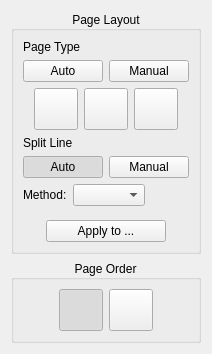
<?xml version="1.0" encoding="UTF-8"?>
<ui version="4.0">
 <class>page_split::OptionsWidget</class>
 <widget class="QWidget" name="page_split::OptionsWidget">
  <property name="geometry">
   <rect>
    <x>0</x>
    <y>0</y>
    <width>199</width>
    <height>219</height>
   </rect>
  </property>
  <property name="sizePolicy">
   <sizepolicy hsizetype="Ignored" vsizetype="Ignored">
    <horstretch>0</horstretch>
    <verstretch>0</verstretch>
   </sizepolicy>
  </property>
  <property name="windowTitle">
   <string notr="true">Form</string>
  </property>
  <layout class="QVBoxLayout" name="verticalLayout_3">
   <item>
    <widget class="CollapsibleGroupBox" name="pageLayoutGroup">
     <property name="title">
      <string>Page Layout</string>
     </property>
     <property name="alignment">
      <set>Qt::AlignCenter</set>
     </property>
     <layout class="QVBoxLayout" name="verticalLayout">
      <item>
       <widget class="SectionHeading" name="layoutTypeHeading">
        <property name="text">
         <string>Page Type</string>
        </property>
        <property name="first">
         <bool>true</bool>
        </property>
       </widget>
      </item>
      <item>
       <layout class="QHBoxLayout" name="layoutModeLayout">
        <item>
         <widget class="QPushButton" name="layoutAutoBtn">
          <property name="toolTip">
           <string>Detect the page type automatically.</string>
          </property>
          <property name="text">
           <string>Auto</string>
          </property>
          <property name="checkable">
           <bool>true</bool>
          </property>
          <property name="autoExclusive">
           <bool>true</bool>
          </property>
         </widget>
        </item>
        <item>
         <widget class="QPushButton" name="layoutManualBtn">
          <property name="toolTip">
           <string>Keep the page type chosen below.</string>
          </property>
          <property name="text">
           <string>Manual</string>
          </property>
          <property name="checkable">
           <bool>true</bool>
          </property>
          <property name="autoExclusive">
           <bool>true</bool>
          </property>
         </widget>
        </item>
       </layout>
      </item>
      <item>
       <layout class="QHBoxLayout" name="horizontalLayout">
        <property name="sizeConstraint">
         <enum>QLayout::SetDefaultConstraint</enum>
        </property>
        <item>
         <spacer name="horizontalSpacer">
          <property name="orientation">
           <enum>Qt::Horizontal</enum>
          </property>
          <property name="sizeHint" stdset="0">
           <size>
            <width>1</width>
            <height>1</height>
           </size>
          </property>
         </spacer>
        </item>
        <item>
         <widget class="QToolButton" name="singlePageUncutBtn">
          <property name="focusPolicy">
           <enum>Qt::StrongFocus</enum>
          </property>
          <property name="minimumSize">
           <size>
            <width>42</width>
            <height>42</height>
           </size>
          </property>
          <property name="toolTip">
           <string>One page, not split.</string>
          </property>
          <property name="icon">
           <iconset resource="../../../../resources/resources.qrc">
            <normaloff>:/icons/single_page_uncut.svg</normaloff>:/icons/single_page_uncut.svg</iconset>
          </property>
          <property name="iconSize">
           <size>
            <width>36</width>
            <height>36</height>
           </size>
          </property>
          <property name="checkable">
           <bool>true</bool>
          </property>
          <property name="checked">
           <bool>false</bool>
          </property>
          <property name="autoExclusive">
           <bool>true</bool>
          </property>
         </widget>
        </item>
        <item>
         <widget class="QToolButton" name="pagePlusOffcutBtn">
          <property name="focusPolicy">
           <enum>Qt::StrongFocus</enum>
          </property>
          <property name="minimumSize">
           <size>
            <width>42</width>
            <height>42</height>
           </size>
          </property>
          <property name="toolTip">
           <string>One page and a strip to cut off, such as the edge of the opposite page.</string>
          </property>
          <property name="icon">
           <iconset resource="../../../../resources/resources.qrc">
            <normaloff>:/icons/right_page_plus_offcut.svg</normaloff>:/icons/right_page_plus_offcut.svg</iconset>
          </property>
          <property name="iconSize">
           <size>
            <width>36</width>
            <height>36</height>
           </size>
          </property>
          <property name="checkable">
           <bool>true</bool>
          </property>
          <property name="checked">
           <bool>false</bool>
          </property>
          <property name="autoExclusive">
           <bool>true</bool>
          </property>
         </widget>
        </item>
        <item>
         <widget class="QToolButton" name="twoPagesBtn">
          <property name="focusPolicy">
           <enum>Qt::StrongFocus</enum>
          </property>
          <property name="minimumSize">
           <size>
            <width>42</width>
            <height>42</height>
           </size>
          </property>
          <property name="toolTip">
           <string>Two pages, split into two.</string>
          </property>
          <property name="icon">
           <iconset resource="../../../../resources/resources.qrc">
            <normaloff>:/icons/two_pages.svg</normaloff>:/icons/two_pages.svg</iconset>
          </property>
          <property name="iconSize">
           <size>
            <width>36</width>
            <height>36</height>
           </size>
          </property>
          <property name="checkable">
           <bool>true</bool>
          </property>
          <property name="autoExclusive">
           <bool>true</bool>
          </property>
         </widget>
        </item>
        <item>
         <spacer name="horizontalSpacer_2">
          <property name="orientation">
           <enum>Qt::Horizontal</enum>
          </property>
          <property name="sizeHint" stdset="0">
           <size>
            <width>1</width>
            <height>1</height>
           </size>
          </property>
         </spacer>
        </item>
       </layout>
      </item>
      <item>
       <widget class="QWidget" name="splitLineGroup">
        <layout class="QVBoxLayout" name="verticalLayout_2">
         <property name="leftMargin">
          <number>0</number>
         </property>
         <property name="topMargin">
          <number>0</number>
         </property>
         <property name="rightMargin">
          <number>0</number>
         </property>
         <property name="bottomMargin">
          <number>0</number>
         </property>
         <item>
          <widget class="SectionHeading" name="splitLineHeading">
           <property name="text">
            <string>Split Line</string>
           </property>
          </widget>
         </item>
         <item>
          <layout class="QHBoxLayout" name="horizontalLayout_3">
           <item>
            <widget class="QPushButton" name="autoBtn">
             <property name="toolTip">
              <string>Detect the split line automatically.</string>
             </property>
             <property name="text">
              <string>Auto</string>
             </property>
             <property name="checkable">
              <bool>true</bool>
             </property>
             <property name="checked">
              <bool>true</bool>
             </property>
             <property name="autoExclusive">
              <bool>true</bool>
             </property>
            </widget>
           </item>
           <item>
            <widget class="QPushButton" name="manualBtn">
             <property name="toolTip">
              <string>Keep the split line set by hand in the image.</string>
             </property>
             <property name="text">
              <string>Manual</string>
             </property>
             <property name="checkable">
              <bool>true</bool>
             </property>
             <property name="autoExclusive">
              <bool>true</bool>
             </property>
            </widget>
           </item>
          </layout>
         </item>
         <item>
          <layout class="QHBoxLayout" name="detectionMethodLayout">
           <item>
            <widget class="QLabel" name="detectionMethodLabel">
             <property name="buddy">
              <cstring>detectionMethodBox</cstring>
             </property>
             <property name="toolTip">
              <string>How the split line is detected automatically. &quot;Edges&quot; takes the vertical line closest to the center, which can be the edge of a photo. &quot;Spine line&quot; looks for the spine as a thin line that is darker than both sides of it over the whole height of the page; if it finds none, &quot;Edges&quot; is used.</string>
             </property>
             <property name="text">
              <string>Method:</string>
             </property>
            </widget>
           </item>
           <item>
            <widget class="QComboBox" name="detectionMethodBox">
             <property name="toolTip">
              <string>How the split line is detected automatically. &quot;Edges&quot; takes the vertical line closest to the center, which can be the edge of a photo. &quot;Spine line&quot; looks for the spine as a thin line that is darker than both sides of it over the whole height of the page; if it finds none, &quot;Edges&quot; is used.</string>
             </property>
            </widget>
           </item>
           <item>
            <spacer name="detectionMethodSpacer">
             <property name="orientation">
              <enum>Qt::Horizontal</enum>
             </property>
             <property name="sizeHint" stdset="0">
              <size>
               <width>1</width>
               <height>1</height>
              </size>
             </property>
            </spacer>
           </item>
          </layout>
         </item>
        </layout>
       </widget>
      </item>
      <item>
       <layout class="QHBoxLayout" name="applyLayout">
        <property name="topMargin">
         <number>8</number>
        </property>
        <item>
         <spacer>
          <property name="orientation">
           <enum>Qt::Horizontal</enum>
          </property>
          <property name="sizeHint" stdset="0">
           <size>
            <width>1</width>
            <height>1</height>
           </size>
          </property>
         </spacer>
        </item>
        <item>
         <widget class="QPushButton" name="applyToBtn">
          <property name="minimumSize">
           <size>
            <width>120</width>
            <height>0</height>
           </size>
          </property>
          <property name="toolTip">
           <string>Applies the page type of this page to other pages, and on request its split line.</string>
          </property>
          <property name="text">
           <string>Apply to ...</string>
          </property>
         </widget>
        </item>
        <item>
         <spacer>
          <property name="orientation">
           <enum>Qt::Horizontal</enum>
          </property>
          <property name="sizeHint" stdset="0">
           <size>
            <width>1</width>
            <height>1</height>
           </size>
          </property>
         </spacer>
        </item>
       </layout>
      </item>
     </layout>
    </widget>
   </item>
   <item>
    <widget class="CollapsibleGroupBox" name="pageOrderGroup">
     <property name="title">
      <string>Page Order</string>
     </property>
     <property name="alignment">
      <set>Qt::AlignCenter</set>
     </property>
     <layout class="QHBoxLayout" name="pageOrderLayout">
      <item>
       <spacer>
        <property name="orientation">
         <enum>Qt::Horizontal</enum>
        </property>
        <property name="sizeHint" stdset="0">
         <size>
          <width>1</width>
          <height>1</height>
         </size>
        </property>
       </spacer>
      </item>
      <item>
       <widget class="QToolButton" name="leftFirstBtn">
        <property name="focusPolicy">
         <enum>Qt::StrongFocus</enum>
        </property>
        <property name="minimumSize">
         <size>
          <width>42</width>
          <height>42</height>
         </size>
        </property>
        <property name="toolTip">
         <string>The left half of a split page comes first, as in most books. Applies to the whole project. Switching renames the existing output files, whose names contain the order.</string>
        </property>
        <property name="icon">
         <iconset resource="../../../../resources/resources.qrc">
          <normaloff>:/icons/page_order_left_first.svg</normaloff>:/icons/page_order_left_first.svg</iconset>
        </property>
        <property name="iconSize">
         <size>
          <width>36</width>
          <height>36</height>
         </size>
        </property>
        <property name="checkable">
         <bool>true</bool>
        </property>
        <property name="checked">
         <bool>true</bool>
        </property>
        <property name="autoExclusive">
         <bool>true</bool>
        </property>
       </widget>
      </item>
      <item>
       <widget class="QToolButton" name="rightFirstBtn">
        <property name="focusPolicy">
         <enum>Qt::StrongFocus</enum>
        </property>
        <property name="minimumSize">
         <size>
          <width>42</width>
          <height>42</height>
         </size>
        </property>
        <property name="toolTip">
         <string>The right half of a split page comes first, as in Hebrew, Arabic or Japanese books. Applies to the whole project. Switching renames the existing output files, whose names contain the order.</string>
        </property>
        <property name="icon">
         <iconset resource="../../../../resources/resources.qrc">
          <normaloff>:/icons/page_order_right_first.svg</normaloff>:/icons/page_order_right_first.svg</iconset>
        </property>
        <property name="iconSize">
         <size>
          <width>36</width>
          <height>36</height>
         </size>
        </property>
        <property name="checkable">
         <bool>true</bool>
        </property>
        <property name="autoExclusive">
         <bool>true</bool>
        </property>
       </widget>
      </item>
      <item>
       <spacer>
        <property name="orientation">
         <enum>Qt::Horizontal</enum>
        </property>
        <property name="sizeHint" stdset="0">
         <size>
          <width>1</width>
          <height>1</height>
         </size>
        </property>
       </spacer>
      </item>
     </layout>
    </widget>
   </item>
   <item>
    <spacer name="verticalSpacer">
     <property name="orientation">
      <enum>Qt::Vertical</enum>
     </property>
     <property name="sizeHint" stdset="0">
      <size>
       <width>1</width>
       <height>1</height>
      </size>
     </property>
    </spacer>
   </item>
  </layout>
 </widget>
 <customwidgets>
  <customwidget>
   <class>CollapsibleGroupBox</class>
   <extends>QGroupBox</extends>
   <header location="global">CollapsibleGroupBox.h</header>
   <container>1</container>
  </customwidget>
  <customwidget>
   <class>SectionHeading</class>
   <extends>QLabel</extends>
   <header location="global">SectionHeading.h</header>
  </customwidget>
 </customwidgets>
 <resources>
  <include location="../../../../resources/resources.qrc"/>
 </resources>
 <connections/>
</ui>
